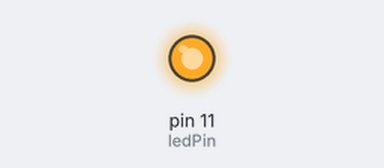
Simulated run of this program. Board: Raspberry Pi (header pin numbers). Parts: output pins drawn as LEDs (lit = HIGH). What the program prints to the terminal is not drawn.

Above: at 0.1 s.
Timing chart, 0 to 1.6 s (numbered marks = the images above):
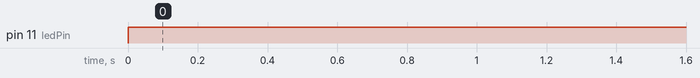

The program:

turn_on.py
```python
import RPi.GPIO as GPIO
import time
GPIO.setwarnings(False)
ledPin = 11 # define ledPin

def setup():
	GPIO.setmode(GPIO.BOARD) # use PHYSICAL GPIO Numbering
	GPIO.setup(ledPin, GPIO.OUT) # set the ledPin to OUTPUT mode
	GPIO.output(ledPin, GPIO.LOW) # make ledPin output LOW level
	print ('using pin%d'%ledPin)

def turnon():
	while True:
		GPIO.output(ledPin, GPIO.HIGH) # make ledPin output HIGH level to turn on led
		time.sleep(10)

def destroy():
	GPIO.cleanup() # Release all GPIO


if __name__ == '__main__': # Program entrance
	print ('LED wird angemacht...')
	setup()
	try:
		turnon()
	except KeyboardInterrupt: # Press ctrl-c to end the program.
		destroy()
```

Measured:
- by itself, pin 11 (ledPin): LOW → HIGH at 0.00 s
